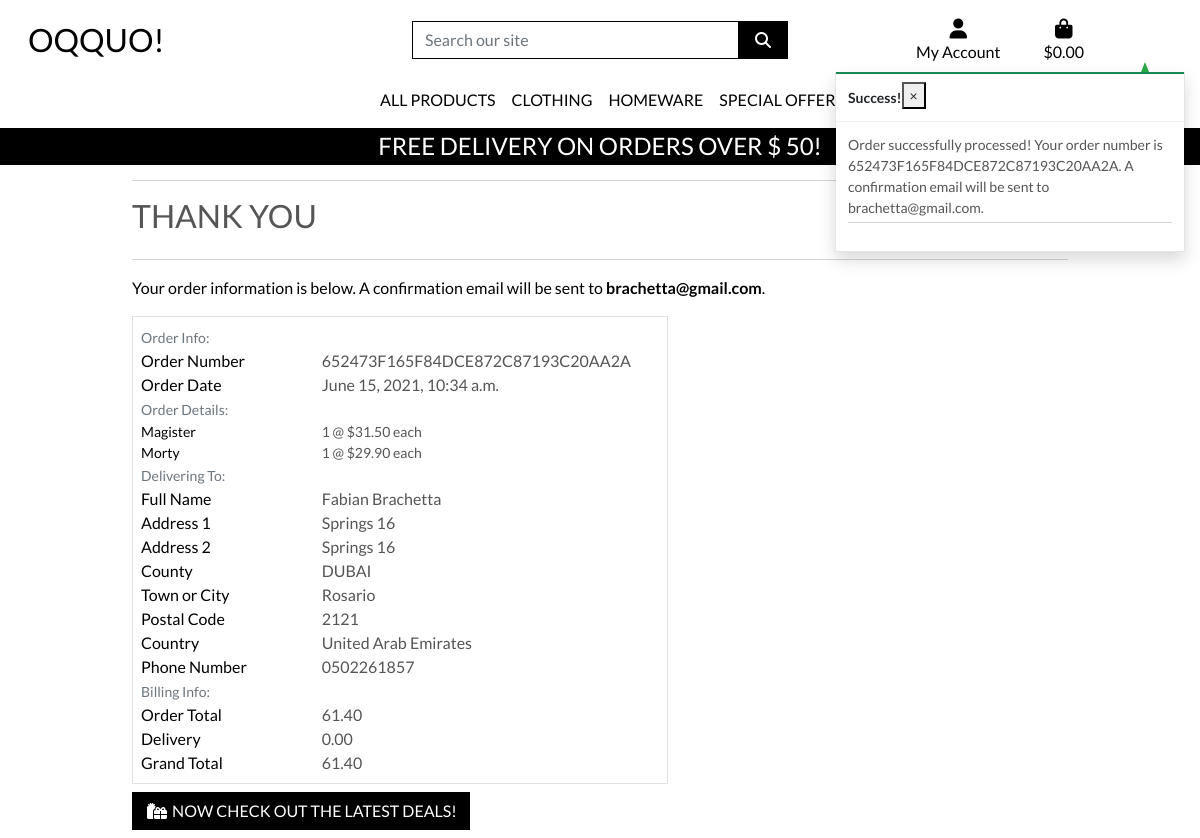
Page /checkout/checkout_success/652473F165F84DCE872C87193C20AA2A on the committed database.
### checkout/models.py (models this page shows, shortened)
class Order(models.Model):
    order_number = models.CharField(max_length=32, null=False, editable=False)
    full_name = models.CharField(max_length=50, null=False, blank=False)
    email = models.EmailField(max_length=254, null=False, blank=False)
    phone_number = models.CharField(max_length=20, null=False, blank=False)
    country = models.CharField(max_length=40, null=False, blank=False)
    postcode = models.CharField(max_length=20, null=True, blank=True)
    town_or_city = models.CharField(max_length=40, null=False, blank=False)
    street_address1 = models.CharField(max_length=80, null=False, blank=False)
    street_address2 = models.CharField(max_length=80, null=True, blank=True)
    county = models.CharField(max_length=80, null=True, blank=True)
    date = models.DateTimeField(auto_now_add=True)
    delivery_cost = models.DecimalField(max_digits=6, decimal_places=2, null=False, default=0)
    order_total = models.DecimalField(max_digits=10, decimal_places=2, null=False, default=0)
    grand_total = models.DecimalField(max_digits=10, decimal_places=2, null=False, default=0)
    original_bag = models.TextField(null=False, blank=False, default='')
    stripe_pid = models.CharField(max_length=254, null=False, blank=False, default='')

class OrderLineItem(models.Model):
    order = models.ForeignKey(Order, null=False, blank=False, on_delete=models.CASCADE, related_name='lineitems')
    product = models.ForeignKey(Product, null=False, blank=False, on_delete=models.CASCADE)
    product_size = models.CharField(max_length=2, null=True, blank=True) # XS, S, M, L, XL
    quantity = models.IntegerField(null=False, blank=False, default=0)
    lineitem_total = models.DecimalField(max_digits=6, decimal_places=2, null=False, blank=False, editable=False)

### products/models.py (models this page shows, shortened)
class Product(models.Model):
    category = models.ForeignKey('Category', null=True, blank=True, on_delete=models.SET_NULL)
    sku = models.CharField(max_length=254, null=True, blank=True)
    name = models.CharField(max_length=254)
    description = models.TextField()
    price = models.DecimalField(max_digits=6, decimal_places=2)
    rating = models.DecimalField(max_digits=6, decimal_places=2, null=True, blank=True)
    image_url = models.URLField(max_length=1024, null=True, blank=True)
    image = models.ImageField(null=True, blank=True)

### checkout/views.py (the view)
# urls.py: path('checkout_success/<order_number>', views.checkout_success, name='checkout_success'),
def checkout_success(request, order_number):
    save_info = request.session.get('save_info')
    order = get_object_or_404(Order, order_number=order_number)
    messages.success(request, f'Order successfully processed! \
        Your order number is {order_number}. A confirmation \
        email will be sent to {order.email}.')
    if 'bag' in request.session:
        del request.session['bag']
    template = 'checkout/checkout_success.html'
    context = {
        'order': order,
    }
    return render(request, template, context)

### bag/contexts.py (called while the page is built, shortened)
def bag_contents(request):
    bag_items = []
    total = 0
    product_count = 0
    bag = request.session.get('bag', {})
    if total < settings.FREE_DELIVERY_THRESHOLD:
        delivery = total * Decimal(settings.STANDARD_DELIVERY_PERCENTAGE / 100)
        free_delivery_delta = settings.FREE_DELIVERY_THRESHOLD - total
    else:
        delivery = 0
        free_delivery_delta = 0
    grand_total = delivery + total
    context = {
        'bag_items': bag_items,
        'total': total,
        'product_count': product_count,
        'delivery': delivery,
        'free_delivery_delta': free_delivery_delta,
        'free_delivery_threshold': settings.FREE_DELIVERY_THRESHOLD,
        'grand_total': grand_total,
    }
    return context

### checkout/templates/checkout/checkout_success.html (shortened to what this page needs)
{% extends "base.html" %}
{% load static %}
{% block extra_css %}
    <link rel="stylesheet" href="{% static 'checkout/css/checkout.css' %}">
{% endblock %}
{% block page_header %}
    <div class="container header-container">
    </div>
{% endblock %}
{% block content %}
    <div class="overlay"></div>
    <div class="container">
        <div class="row">
            <div class="col">
                <hr>
                <h2 class="logo-font mb-4">Thank You</h2>
                <hr>
                <p class="text-black">Your order information is below. A confirmation email will be sent to <strong>{{ order.email }}</strong>.</p>
            </div>
        </div>
        <div class="row">
            <div class="col-12 col-lg-7">
                <div class="order-confirmation-wrapper p-2 border">
                    <div class="row">
                        <div class="col">
                            <small class="text-muted">Order Info:</small>
                        </div>
                    </div>
                    <div class="row">
                        <div class="col-12 col-md-4">
                            <p class="mb-0 text-black font-weight-bold">Order Number</p>
                        </div>
                        <div class="col-12 col-md-8 text-md-right">
                            <p class="mb-0">{{ order.order_number }}</p>
                        </div>
                    </div>
                    <div class="row">
                        <div class="col-12 col-md-4">
                            <p class="mb-0 text-black font-weight-bold">Order Date</p>
                        </div>
                        <div class="col-12 col-md-8 text-md-right">
                            <p class="mb-0">{{ order.date }}</p>
                        </div>
                    </div>
                    <div class="row">
                        <div class="col">
                            <small class="text-muted">Order Details:</small>
                        </div>
                    </div>
                    {% for item in order.lineitems.all %}
                    <div class="row">
                        <div class="col-12 col-md-4">
                            <p class="small mb-0 text-black font-weight-bold">
                                {{ item.product.name }}{% if item.product_size %} - Size {{ item.product.size|upper }}{% endif %}
                            </p>
                        </div>
                        <div class="col-12 col-md-8 text-md-right">
                            <p class="small mb-0">{{ item.quantity }} @ ${{ item.product.price }} each</p>
                        </div>
                    </div>
                    {% endfor %}
                    <div class="row">
                        <div class="col">
                            <small class="text-muted">Delivering To:</small>
                        </div>
                    </div>
                    <div class="row">
                        <div class="col-12 col-md-4">
                            <p class="mb-0 text-black font-weight-bold">Full Name</p>
                        </div>
                        <div class="col-12 col-md-8 text-md-right">
                            <p class="mb-0">{{ order.full_name }}</p>
                        </div>
                    </div>
                    <div class="row">
                        <div class="col-12 col-md-4">
                            <p class="mb-0 text-black font-weight-bold">Address 1</p>
                        </div>
                        <div class="col-12 col-md-8 text-md-right">
                            <p class="mb-0">{{ order.street_address1 }}</p>
                        </div>
                    </div>
                    {% if order.street_address2 %}
                    <div class="row">
                        <div class="col-12 col-md-4">
                            <p class="mb-0 text-black font-weight-bold">Address 2</p>
                        </div>
                        <div class="col-12 col-md-8 text-md-right">
                            <p class="mb-0">{{ order.street_address1 }}</p>
                        </div>
                    </div>
                    {% endif %}
                    {% if order.county %}
                    <div class="row">
                        <div class="col-12 col-md-4">
                            <p class="mb-0 text-black font-weight-bold">County</p>
                        </div>
                        <div class="col-12 col-md-8 text-md-right">
                            <p class="mb-0">{{ order.county }}</p>
                        </div>
                    </div>
                    {% endif %}
                    <div class="row">
                        <div class="col-12 col-md-4">
                            <p class="mb-0 text-black font-weight-bold">Town or City</p>
                        </div>
                        <div class="col-12 col-md-8 text-md-right">
                            <p class="mb-0">{{ order.town_or_city }}</p>
                        </div>
                    </div>
                    {% if order.postcode %}
                    <div class="row">
                        <div class="col-12 col-md-4">
                            <p class="mb-0 text-black font-weight-bold">Postal Code</p>
                        </div>
                        <div class="col-12 col-md-8 text-md-right">
                            <p class="mb-0">{{ order.postcode }}</p>
                        </div>
                    </div>
                    {% endif %}
                    <div class="row">
                        <div class="col-12 col-md-4">
                            <p class="mb-0 text-black font-weight-bold">Country</p>
                        </div>
                        <div class="col-12 col-md-8 text-md-right">
                            <p class="mb-0">{{ order.country }}</p>
                        </div>
                    </div>
                    <div class="row">
                        <div class="col-12 col-md-4">
                            <p class="mb-0 text-black font-weight-bold">Phone Number</p>
                        </div>
                        <div class="col-12 col-md-8 text-md-right">
                            <p class="mb-0">{{ order.phone_number }}</p>
                        </div>
                    </div>
                    <div class="row">
                        <div class="col">
                            <small class="text-muted">Billing Info:</small>
                        </div>
                    </div>
                    <div class="row">
                        <div class="col-12 col-md-4">
                            <p class="mb-0 text-black font-weight-bold">Order Total</p>
                        </div>
                        <div class="col-12 col-md-8 text-md-right">
                            <p class="mb-0">{{ order.order_total }}</p>
                        </div>
                    </div>
                    <div class="row">
                        <div class="col-12 col-md-4">
                            <p class="mb-0 text-black font-weight-bold">Delivery</p>
                        </div>
                        <div class="col-12 col-md-8 text-md-right">
                            <p class="mb-0">{{ order.delivery_cost }}</p>
                        </div>
                    </div>
                    <div class="row">
                        <div class="col-12 col-md-4">
                            <p class="mb-0 text-black font-weight-bold">Grand Total</p>
                        </div>
                        <div class="col-12 col-md-8 text-md-right">
                            <p class="mb-0">{{ order.grand_total }}</p>
                        </div>
                    </div>
                </div>
            </div>
        </div>
        <div class="row">
			<div class="col-12 col-lg-7 text-right">
				<a href="{% url 'products' %}?category=new_arrivals,deals,clearance" class="btn btn-black rounded-0 my-2">
					<span class="icon mr-2">
						<i class="fas fa-gifts"></i>
					</span>
					<span class="text-uppercase">Now check out the latest deals!</span>
				</a>
			</div>
		</div>
    </div>
{% endblock %}

### static/css/base.css (style rules this page uses)
html { height: 100%; }
body { background: url('/media/homepage_background_cropped.jpg') no-repeat center center fixed; background-size: cover; height: calc(100vh - 164px); color: #555; font-family: 'Lato'; }
.icon { align-items: center; display: inline-flex; justify-content: center; height: 1.5rem; width: 1.5rem; }
.logo-font { text-transform: uppercase; }
.btn-black { background: black; color: white; }
.text-black { color: #000 !important; }
.overlay { height: 100%; width: 100%; top: 0; left: 0; position: fixed; background: white; z-index: -1; }
@media (min-width: 1200px) { .container { max-width: 80%; } }
@media (min-width: 992px) { .header-container { padding-top: 164px; } }

### rows in the picture
Order: email "brachetta@gmail.com", order_number "652473F165F84DCE872C87193C20AA2A", date "June 15, 2021, 10:34 a.m.", full_name "Fabian Brachetta", street_address1 "Springs 16", county "DUBAI", town_or_city "Rosario", postcode "2121", country "United Arab Emirates", phone_number "0502261857", order_total "61.40", delivery_cost "0.00", grand_total "61.40"
OrderLineItem: product.name "Magister", quantity "1", product.price "31.50"
OrderLineItem: product.name "Morty", quantity "1", product.price "29.90"

### other values in the picture
{{ free_delivery_threshold }} "50"
{{ message }} "Order successfully processed! Your order number is 652473F165F84DCE872C87193C20AA2A. A confirmation email will be sent to brachetta@gmail.com."
